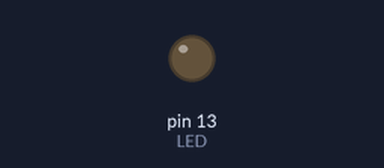
Bench run of a sketch on a simulated Arduino Uno, built with avr-gcc and run on an emulated ATmega328P. Parts: output pins drawn as LEDs (lit = HIGH).

Above: at 0.3 s.
At 4.6 s:
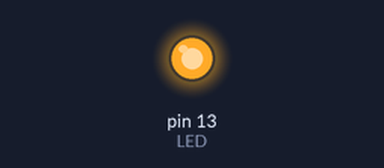
Timing chart, 0 to 7.2 s (numbered marks = the images above):
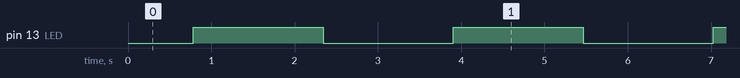

Measured:
- by itself, pin 13 (LED): alternates HIGH for 1.6 s and LOW for 1.6 s

The sketch:

Breathing_light1.ino
```cpp
/*¿ØÖÆ°åÔØLED£¬Ê¹Æä³ÉÎªºôÎüµÆ£¨LEDÁÁÃð½»»»½¥±ä£¬ºÃËÆºôÎüÒ»°ã£©*/

const int LED = 13;

void setup()
{
	//Ë¼¿¼£ºÎªÊ²Ã´´Ë´¦Ã»ÓÐÅäÖÃÒý½ÅÄ£Ê½£¿
}

void loop()
{
	for (int fadeValue = 0; fadeValue <= 255; fadeValue += 5)
	{
		analogWrite(LED, fadeValue);
		delay(30);
	}

	for (int fadeValue = 255; fadeValue >= 0; fadeValue -= 5)
	{
		analogWrite(LED, fadeValue);
		delay(30);
	}
}
```
